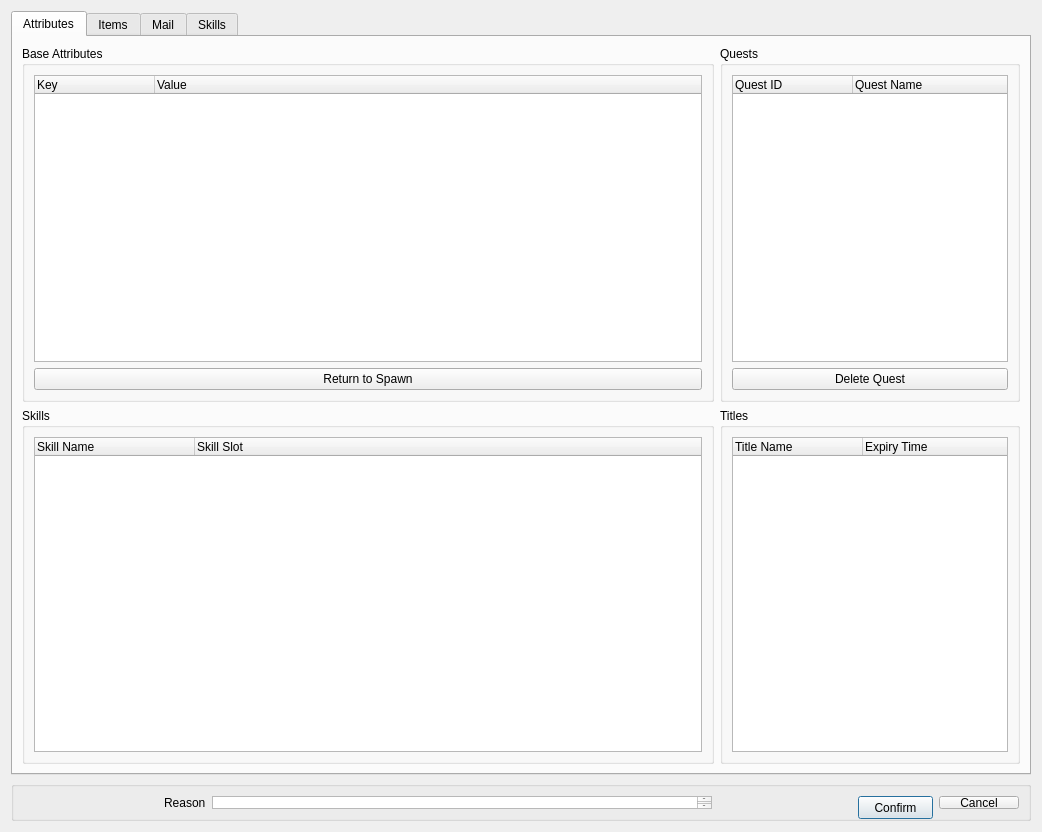
<?xml version="1.0" encoding="UTF-8"?>
<ui version="4.0">
 <class>RoleInfoDialog</class>
 <widget class="QDialog" name="RoleInfoDialog">
  <property name="geometry">
   <rect>
    <x>0</x>
    <y>0</y>
    <width>1042</width>
    <height>832</height>
   </rect>
  </property>
  <property name="windowTitle">
   <string>Role Info</string>
  </property>
  <layout class="QGridLayout" name="gridLayout">
   <item row="1" column="0">
    <widget class="QGroupBox" name="groupBox_5">
     <property name="minimumSize">
      <size>
       <width>0</width>
       <height>40</height>
      </size>
     </property>
     <property name="maximumSize">
      <size>
       <width>16777215</width>
       <height>40</height>
      </size>
     </property>
     <property name="title">
      <string/>
     </property>
     <layout class="QGridLayout" name="gridLayout_4">
      <item row="1" column="5">
       <widget class="QPushButton" name="OkButton">
        <property name="minimumSize">
         <size>
          <width>0</width>
          <height>23</height>
         </size>
        </property>
        <property name="maximumSize">
         <size>
          <width>75</width>
          <height>23</height>
         </size>
        </property>
        <property name="text">
         <string>Confirm</string>
        </property>
       </widget>
      </item>
      <item row="1" column="0">
       <spacer name="horizontalSpacer">
        <property name="orientation">
         <enum>Qt::Horizontal</enum>
        </property>
        <property name="sizeHint" stdset="0">
         <size>
          <width>0</width>
          <height>17</height>
         </size>
        </property>
       </spacer>
      </item>
      <item row="1" column="3">
       <widget class="QTextEdit" name="modifyRoleReasonEdit">
        <property name="minimumSize">
         <size>
          <width>500</width>
          <height>0</height>
         </size>
        </property>
       </widget>
      </item>
      <item row="1" column="2">
       <widget class="QLabel" name="label">
        <property name="text">
         <string>Reason</string>
        </property>
       </widget>
      </item>
      <item row="1" column="4">
       <spacer name="horizontalSpacer_2">
        <property name="orientation">
         <enum>Qt::Horizontal</enum>
        </property>
        <property name="sizeHint" stdset="0">
         <size>
          <width>40</width>
          <height>20</height>
         </size>
        </property>
       </spacer>
      </item>
      <item row="1" column="6">
       <widget class="QPushButton" name="cancelButton">
        <property name="text">
         <string>Cancel</string>
        </property>
       </widget>
      </item>
     </layout>
    </widget>
   </item>
   <item row="0" column="0">
    <widget class="QTabWidget" name="tabWidget">
     <property name="minimumSize">
      <size>
       <width>0</width>
       <height>0</height>
      </size>
     </property>
     <property name="currentIndex">
      <number>0</number>
     </property>
     <widget class="QWidget" name="tab">
      <attribute name="title">
       <string>Attributes</string>
      </attribute>
      <layout class="QGridLayout" name="gridLayout_10">
       <item row="0" column="0">
        <widget class="QGroupBox" name="groupBox_4">
         <property name="minimumSize">
          <size>
           <width>320</width>
           <height>350</height>
          </size>
         </property>
         <property name="maximumSize">
          <size>
           <width>16777215</width>
           <height>16777215</height>
          </size>
         </property>
         <property name="title">
          <string>Base Attributes</string>
         </property>
         <layout class="QGridLayout" name="gridLayout_7">
          <item row="0" column="0">
           <widget class="QTreeWidget" name="baseDataTreeWidget">
            <attribute name="headerDefaultSectionSize">
             <number>120</number>
            </attribute>
            <column>
             <property name="text">
              <string>Key</string>
             </property>
            </column>
            <column>
             <property name="text">
              <string>Value</string>
             </property>
            </column>
           </widget>
          </item>
          <item row="1" column="0">
           <widget class="QPushButton" name="pushButton">
            <property name="text">
             <string>Return to Spawn</string>
            </property>
           </widget>
          </item>
         </layout>
        </widget>
       </item>
       <item row="0" column="1">
        <widget class="QGroupBox" name="groupBox_3">
         <property name="minimumSize">
          <size>
           <width>200</width>
           <height>350</height>
          </size>
         </property>
         <property name="maximumSize">
          <size>
           <width>300</width>
           <height>16777215</height>
          </size>
         </property>
         <property name="title">
          <string>Quests</string>
         </property>
         <layout class="QGridLayout" name="gridLayout_3">
          <item row="0" column="0">
           <widget class="QTreeWidget" name="questWidget">
            <attribute name="headerDefaultSectionSize">
             <number>120</number>
            </attribute>
            <column>
             <property name="text">
              <string>Quest ID</string>
             </property>
            </column>
            <column>
             <property name="text">
              <string>Quest Name</string>
             </property>
            </column>
           </widget>
          </item>
          <item row="1" column="0">
           <widget class="QPushButton" name="delQuestButton">
            <property name="text">
             <string>Delete Quest</string>
            </property>
           </widget>
          </item>
         </layout>
        </widget>
       </item>
       <item row="1" column="0">
        <widget class="QGroupBox" name="groupBox_8">
         <property name="minimumSize">
          <size>
           <width>0</width>
           <height>350</height>
          </size>
         </property>
         <property name="title">
          <string>Skills</string>
         </property>
         <layout class="QGridLayout" name="gridLayout_12">
          <item row="0" column="0">
           <widget class="QTreeWidget" name="spellTreeWidget">
            <attribute name="headerDefaultSectionSize">
             <number>160</number>
            </attribute>
            <column>
             <property name="text">
              <string>Skill Name</string>
             </property>
            </column>
            <column>
             <property name="text">
              <string>Skill Slot</string>
             </property>
            </column>
           </widget>
          </item>
         </layout>
        </widget>
       </item>
       <item row="1" column="1">
        <widget class="QGroupBox" name="groupBox_6">
         <property name="minimumSize">
          <size>
           <width>200</width>
           <height>350</height>
          </size>
         </property>
         <property name="maximumSize">
          <size>
           <width>300</width>
           <height>16777215</height>
          </size>
         </property>
         <property name="title">
          <string>Titles</string>
         </property>
         <layout class="QGridLayout" name="gridLayout_11">
          <item row="0" column="0">
           <widget class="QTreeWidget" name="titleTreeWidget">
            <attribute name="headerDefaultSectionSize">
             <number>130</number>
            </attribute>
            <column>
             <property name="text">
              <string>Title Name</string>
             </property>
            </column>
            <column>
             <property name="text">
              <string>Expiry Time</string>
             </property>
            </column>
           </widget>
          </item>
         </layout>
        </widget>
       </item>
      </layout>
     </widget>
     <widget class="QWidget" name="tab_2">
      <attribute name="title">
       <string>Items</string>
      </attribute>
      <layout class="QGridLayout" name="gridLayout_9">
       <item row="1" column="0" colspan="5">
        <widget class="QTreeWidget" name="itemWidget">
         <property name="minimumSize">
          <size>
           <width>450</width>
           <height>0</height>
          </size>
         </property>
         <attribute name="headerDefaultSectionSize">
          <number>150</number>
         </attribute>
         <column>
          <property name="text">
           <string>Item ID</string>
          </property>
         </column>
         <column>
          <property name="text">
           <string>Item Unique ID</string>
          </property>
         </column>
         <column>
          <property name="text">
           <string>Item Name</string>
          </property>
         </column>
         <column>
          <property name="text">
           <string>Position</string>
          </property>
         </column>
         <column>
          <property name="text">
           <string>Type</string>
          </property>
         </column>
         <column>
          <property name="text">
           <string>Count</string>
          </property>
         </column>
        </widget>
       </item>
       <item row="0" column="0">
        <widget class="QLabel" name="label_2">
         <property name="text">
          <string>Item Transfer Target Role</string>
         </property>
        </widget>
       </item>
       <item row="2" column="4">
        <widget class="QPushButton" name="delItemButton">
         <property name="text">
          <string>Delete Item</string>
         </property>
        </widget>
       </item>
       <item row="2" column="0" colspan="2">
        <widget class="QPushButton" name="takeItemButton">
         <property name="maximumSize">
          <size>
           <width>16777215</width>
           <height>16777215</height>
          </size>
         </property>
         <property name="text">
          <string>Transfer to Target Bag</string>
         </property>
        </widget>
       </item>
       <item row="0" column="2">
        <widget class="QLineEdit" name="lineEdit">
         <property name="contextMenuPolicy">
          <enum>Qt::DefaultContextMenu</enum>
         </property>
         <property name="inputMethodHints">
          <set>Qt::ImhPreferNumbers</set>
         </property>
        </widget>
       </item>
       <item row="0" column="3" colspan="2">
        <widget class="QPushButton" name="pushButton_3">
         <property name="text">
          <string>Confirm Target Role</string>
         </property>
        </widget>
       </item>
      </layout>
     </widget>
     <widget class="QWidget" name="tab_3">
      <attribute name="title">
       <string>Mail</string>
      </attribute>
      <layout class="QGridLayout" name="gridLayout_5">
       <item row="0" column="0">
        <widget class="QGroupBox" name="groupBox_7">
         <property name="minimumSize">
          <size>
           <width>320</width>
           <height>200</height>
          </size>
         </property>
         <property name="title">
          <string>Mail</string>
         </property>
         <layout class="QGridLayout" name="gridLayout_8">
          <item row="0" column="0">
           <widget class="QTreeWidget" name="mailTreeWidget">
            <property name="enabled">
             <bool>true</bool>
            </property>
            <attribute name="headerDefaultSectionSize">
             <number>111</number>
            </attribute>
            <column>
             <property name="text">
              <string>Subject</string>
             </property>
            </column>
            <column>
             <property name="text">
              <string>Mail Type</string>
             </property>
            </column>
            <column>
             <property name="text">
              <string>Claimed</string>
             </property>
            </column>
            <column>
             <property name="text">
              <string>Has Attachment</string>
             </property>
            </column>
            <column>
             <property name="text">
              <string>Item Type ID</string>
             </property>
            </column>
            <column>
             <property name="text">
              <string>Item Count</string>
             </property>
            </column>
           </widget>
          </item>
          <item row="1" column="0">
           <widget class="QPushButton" name="delMailButton">
            <property name="text">
             <string>Delete Mail</string>
            </property>
           </widget>
          </item>
         </layout>
        </widget>
       </item>
      </layout>
     </widget>
     <widget class="QWidget" name="tab_4">
      <attribute name="title">
       <string>Skills</string>
      </attribute>
     </widget>
    </widget>
   </item>
  </layout>
 </widget>
 <resources/>
 <connections/>
</ui>
